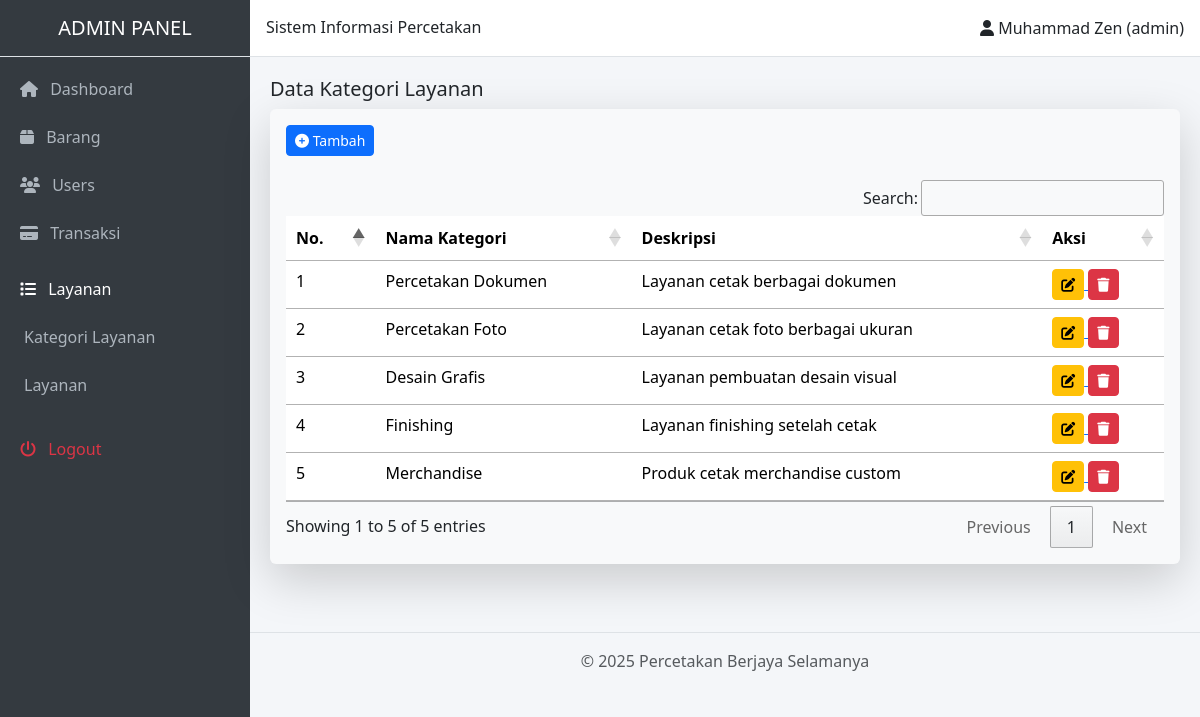
Page /index.php?halaman=kategori_layanan (signed in) on the committed database.
### tables this page shows
CREATE TABLE `kategori_layanan`  (
  `id_kategori` int NOT NULL AUTO_INCREMENT,
  `nama_kategori` varchar(100) NULL DEFAULT NULL,
  `deskripsi` text NULL,
  PRIMARY KEY (`id_kategori`) USING BTREE
);

### menu/kategori_layanan/kategori_layanan.php (the view, shortened to what this page needs)
<?php
$koneksi = mysqli_connect('localhost', 'root', '', 'db_percetakan');
$hasil = mysqli_query($koneksi, "SELECT * FROM kategori_layanan");
?>
<h5 class="judul-form">Data Kategori Layanan</h5>
<div class="shadow-lg p-3 mb-5 bg-body-tertiary rounded">
  <a href="http://localhost/percetakan/index.php?halaman=tambah_kategori_layanan">
    <button class="btn btn-primary btn-sm mb-4">
      <i class="fa fa-plus-circle"></i> Tambah
    </button>
  </a>
  <table id="tabelUsers" class="table table-hover">
    <thead>
      <tr>
        <th>No.</th>
        <th>Nama Kategori</th>
        <th>Deskripsi</th>
        <th>Aksi</th>
      </tr>
    </thead>
    <tbody>
      <?php
      $no = 1;
      while ($row = mysqli_fetch_array($hasil)) {
      ?>
      <tr>
        <td><?= $no ?></td>
        <td><?= $row['nama_kategori'] ?></td>
        <td><?= $row['deskripsi'] ?></td>
        <td>
          <a href="http://localhost/percetakan/index.php?halaman=edit_kategori_layanan&id_kategori=<?= $row['id_kategori'] ?>">
            <button class="btn btn-sm btn-warning">
              <i class="fa fa-edit"></i>
            </button>
          </a>
          <button class="btn btn-sm btn-danger" onclick="hapusData(<?= $row['id_kategori']; ?>)">
            <i class="fa fa-trash"></i>
          </button>
        </td>
      </tr>
      <?php
        $no++;
      }
      ?>
    </tbody>
  </table>
</div>

### index.php (style rules this page uses)
body { background-color: #f4f6f9; }

### rows in the picture
kategori_layanan: nama_kategori "Percetakan Dokumen", deskripsi "Layanan cetak berbagai dokumen"
kategori_layanan: nama_kategori "Percetakan Foto", deskripsi "Layanan cetak foto berbagai ukuran"
kategori_layanan: nama_kategori "Desain Grafis", deskripsi "Layanan pembuatan desain visual"
kategori_layanan: nama_kategori "Finishing", deskripsi "Layanan finishing setelah cetak"
kategori_layanan: nama_kategori "Merchandise", deskripsi "Produk cetak merchandise custom"

### other values in the picture
$_SESSION['user']['nama'] "Muhammad Zen"
$_SESSION['user']['role'] "admin"
